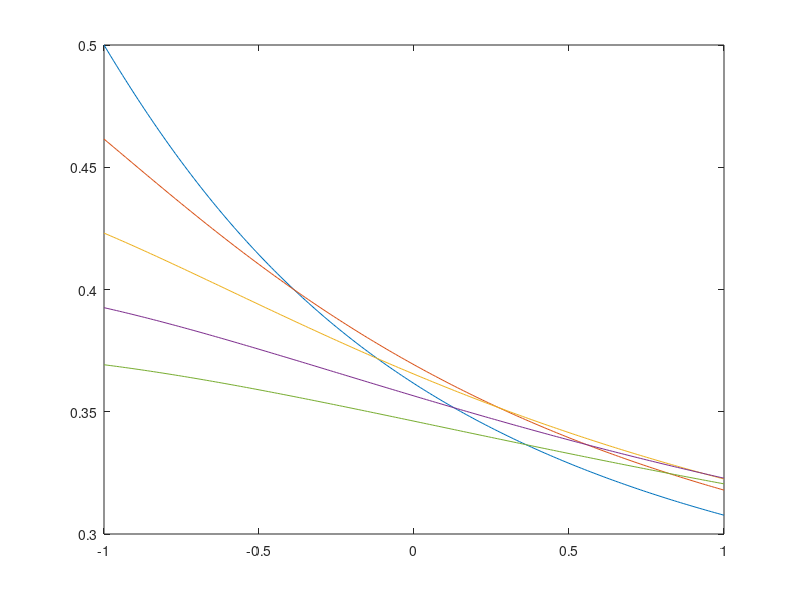
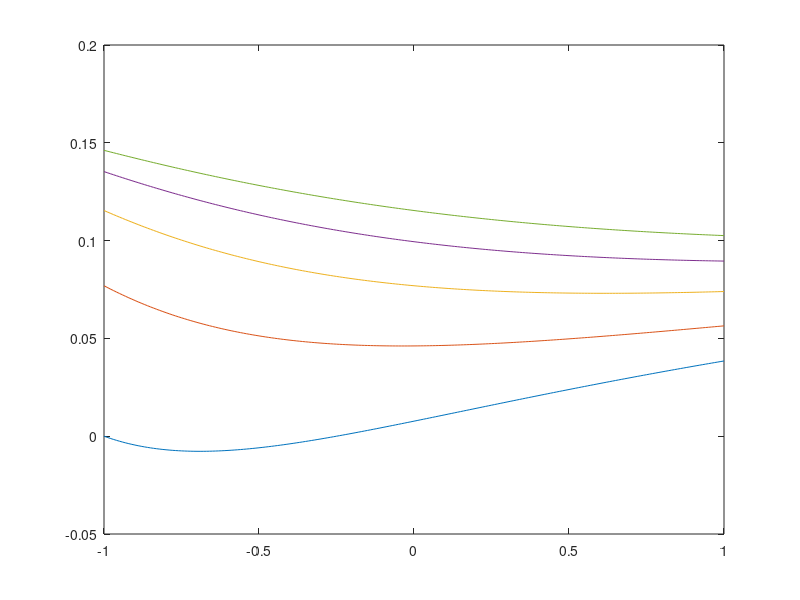

Write the MATLAB code that produced these figures, in order. (Note: this script raises an error after producing the figures.)
a=1+j;
b=2+5j;
c=5+j;
d=8+12j;
x=[-1:0.01:1];
x1=-1+j*[-1:0.01:1];
y1=(x1*a+b)./(x1*c+d);
x2=-0.5+j*[-1:0.01:1];
y2=(x2*a+b)./(x2*c+d);
x3=j*[-1:0.01:1];
y3=(x3*a+b)./(x3*c+d);
x4=0.5+j*[-1:0.01:1];
y4=(x4*a+b)./(x4*c+d);
x5=1+j*[-1:0.01:1];
y5=(x5*a+b)./(x5*c+d);
figure(1);
plot(x,real(y1),x,real(y2),x,real(y3),x,real(y4),x,real(y5));
figure(2);
plot(x,imag(y1),x,imag(y2),x,imag(y3),x,imag(y4),x,imag(y5));

fid=fopen('ESE562Proj\FP\data5.matlab','rt');
A=(fscanf(fid,'%f,%f,%f,%f,%f,%f,%f,%f,%f,%f,%f,%f,%f,%f,%f,%f,%f,%f,%f,%f',[20,inf]));
fclose(fid);
B=A(2:2:10,:);
figure(3);
plot(x,B');
C=A(12:2:end,:);
figure(4);
plot(x,C');
figure(5);
plot(real(y1),B(1,:),real(y2),B(2,:),real(y3),B(3,:),real(y4),B(4,:),real(y5),B(5,:));
figure(6);
plot(imag(y1),C(1,:),imag(y2),C(2,:),imag(y3),C(3,:),imag(y4),C(4,:),imag(y5),C(5,:));